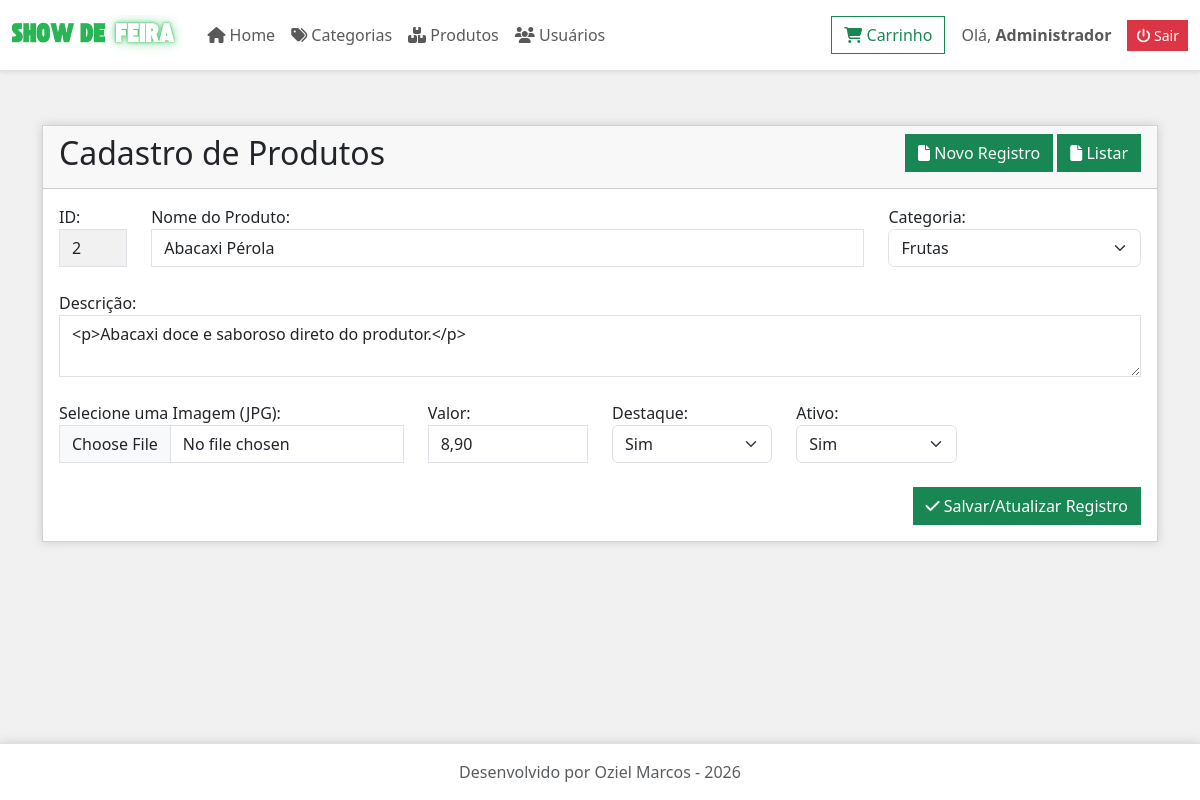
The app's page /produto/index/2 (signed in) with its own data.
### tables this page shows
CREATE TABLE IF NOT EXISTS `produto` (
  `id` INT AUTO_INCREMENT PRIMARY KEY,
  `nome` VARCHAR(100) NOT NULL,
  `categoria_id` INT NOT NULL,
  `descricao` TEXT NOT NULL,
  `imagem` VARCHAR(255) NOT NULL,
  `valor` DECIMAL(10,2) NOT NULL,
  `destaque` CHAR(1) NOT NULL DEFAULT 'N',
  `ativo` CHAR(1) NOT NULL DEFAULT 'S',
  CONSTRAINT `fk_produto_categoria` FOREIGN KEY (`categoria_id`) REFERENCES `categoria` (`id`) ON UPDATE CASCADE
);

### controllers/ProdutoController.php (called while the page is built, shortened)
<?php
    require_once "../config/Conexao.php";
    require_once "../models/Produto.php";
    class ProdutoController {
        public function __construct()
        {
            $db = new Conexao();
            $pdo = $db->conectar();
            $this->produto = new Produto($pdo);
        }
        public function index($id = null) {
            require "../views/produto/index.php";
        }
    }

### models/Produto.php (called while the page is built, shortened)
<?php
    class Produto {
        private $pdo;
        public function __construct($pdo)
        {
            $this->pdo = $pdo;
        }
        public function editar($id) {
            $sql = "select * from produto where id = :id limit 1";
            $consulta = $this->pdo->prepare($sql);
            $consulta->bindParam(":id", $id);
            $consulta->execute();
            return $consulta->fetch(PDO::FETCH_OBJ);
        }
        public function listarCategoria() {
            $sql = "select * from categoria order by descricao";
            $consulta = $this->pdo->prepare($sql);
            $consulta->execute();
            return $consulta->fetchAll(PDO::FETCH_OBJ);
        }
    }

### views/produto/index.php (the view, shortened to what this page needs)
<?php
$nome = $categoria_id = $descricao = $imagem = $valor = $destaque = $ativo = NULL;
if (!empty($id)) {
    $dados = $this->produto->editar($id);
    $id = $dados->id;
    $nome = $dados->nome;
    $valor = number_format($dados->valor,2,",",".");
    $descricao = $dados->descricao;
}
?>
<link href="https://cdn.jsdelivr.net/npm/summernote@0.9.0/dist/summernote-bs5.min.css" rel="stylesheet">
<div class="card">
    <div class="card-header">
        <h2 class="float-start">Cadastro de Produtos</h2>
        <div class="float-end">
            <a href="produto" title="Novo Registro" class="btn btn-success">
                <i class="fas fa-file"></i> Novo Registro
            </a>
            <a href="produto/listar" title="Listar" class="btn btn-success">
                <i class="fas fa-file"></i> Listar
            </a>
        </div>
    </div>
    <div class="card-body">
        <form name="formCadastro" method="post" action="produto/salvar" data-parsley-validate="" enctype="multipart/form-data">
            <div class="row">
                <div class="col-12 col-md-1">
                    <label for="id">ID:</label>
                    <input type="text" name="id" id="id" class="form-control" readonly value="<?= $id ?>">
                </div>
                <div class="col-12 col-md-8">
                    <label for="nome">Nome do Produto:</label>
                    <input type="text" name="nome" id="nome" required class="form-control" value="<?= $nome ?>"
                        data-parsley-required-message="Preencha o nome do produto">
                </div>
                <div class="col-12 col-md-3">
                    <label for="categoria_id">Categoria:</label>
                    <select name="categoria_id" id="categoria_id" class="form-select" required data-parsley-required-message="Selecione uma Categoria">
                        <?php
                            $categorias = $this->produto->listarCategoria();
                            foreach($categorias as $dados) {
                                echo "<option value='{$dados->id}'>{$dados->descricao}</option>";
                            }
                         ?>
                    </select>
                </div>
            </div>
            <br>
            <div class="row">
                <div class="col-12 col-md-12">
                    <label for="descricao">Descrição:</label>
                    <textarea name="descricao" id="descricao" required data-parsley-required-message="Preencha a descrição" class="form-control"><?=$descricao?></textarea>
                </div>
            </div>
            <br>
            <div class="row">
                <div class="col-12 col-md-4">
                    <label for="imagem">Selecione uma Imagem (JPG):</label>
                    <input type="file" name="imagem" id="imagem" class="form-control" accept=".jpg">
                </div>
                <div class="col-12 col-md-2">
                    <label for="valor">Valor:</label>
                    <input type="text" name="valor" id="valor" class="form-control" required data-parsley-required-message="Digite o valor" value="<?= $valor ?>">
                </div>
                <div class="col-12 col-md-2">
                    <label for="destaque">Destaque:</label>
                    <select name="destaque" id="destaque" class="form-select" required data-parsley-required-message="Selecione uma opção">
                        <option value="S">Sim</option>
                    </select>
                </div>
                <div class="col-12 col-md-2">
                    <label for="ativo">Ativo:</label>
                    <select name="ativo" id="ativo" class="form-select" required data-parsley-required-message="Selecione uma opção">
                        <option value="S">Sim</option>
                    </select>
                </div>
            </div>
            <br>
            <button type="submit" class="btn btn-success float-end">
                <i class="fas fa-check"></i> Salvar/Atualizar Registro
            </button>
        </form>
    </div>
</div>

### public/css/style.css (style rules this page uses)
body { background-color: #f1f1f1; color: #333; }
.form-control, .btn { border-radius: 0; }
.form-control[readonly] { background: #f1f1f1; }

### records on screen
produto: id "2", nome "Abacaxi Pérola", descricao "<p>Abacaxi doce e saboroso direto do produtor.</p>", valor "8,90"

### other values on screen
$_SESSION["feira"]["nome"] "Administrador"
form field categoria_id "Frutas"
